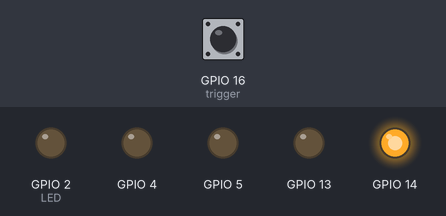
This sketch was run on a simulated ESP8266 (NodeMCU). Parts: output pins drawn as LEDs (lit = HIGH). The test bench sets the inputs (shaded band); at power-on: GPIO 16 (trigger) HIGH. WiFi joins after 1.5 s; servers stay silent unless stated; pins used as bus, display or sensor lines are not drawn; what the sketch prints to the serial monitor is not drawn.

Above: at 2.0 s.
At 3.0 s:
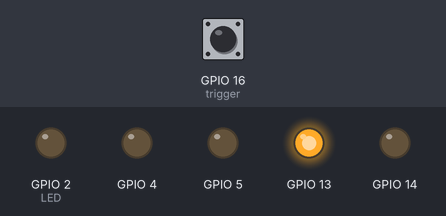
Timing chart, 0 to 4.5 s (numbered marks = the images above):
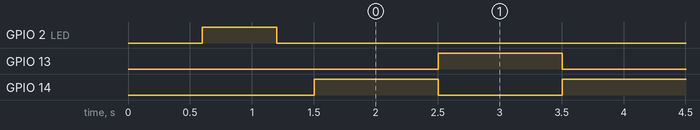

Measured:
- by itself, GPIO 13, GPIO 14: alternates HIGH for 1.0 s and LOW for 1.0 s
- by itself, everything shown: repeats every 2.0 s, in 3 steps

The sketch:

OTA_AutoConnect_config_T2.ino
```cpp
#include <ESP8266WiFi.h>          //https://github.com/esp8266/Arduino
#include <ESP8266mDNS.h>
#include <WiFiUdp.h>
#include <ArduinoOTA.h>
//needed for library
#include <DNSServer.h>
#include <ESP8266WebServer.h>
#include <WiFiManager.h>          //https://github.com/tzapu/WiFiManager

//for LED status
#include <Ticker.h>
Ticker ticker;
int LED = 2;
int trigger = 16 ;

void tick()
{
  //toggle state
  int state = digitalRead(LED);  // get the current state of GPIO1 pin
  digitalWrite(LED, !state);     // set pin to the opposite state
}

//gets called when WiFiManager enters configuration mode
void configModeCallback (WiFiManager *myWiFiManager) {
  Serial.println("Entered config mode");
  Serial.println(WiFi.softAPIP());
  //if you used auto generated SSID, print it
  Serial.println(myWiFiManager->getConfigPortalSSID());
  //entered config mode, make led toggle faster
  ticker.attach(0.2, tick);
}

void setup() {
  // put your setup code here, to run once:
  Serial.begin(115200);

  //set led pin as output
  pinMode(LED, OUTPUT);
  // start ticker with 0.5 because we start in AP mode and try to connect
  ticker.attach(0.6, tick);

  //WiFiManager
  //Local intialization. Once its business is done, there is no need to keep it around
  WiFiManager wifiManager;


  //set callback that gets called when connecting to previous WiFi fails, and enters Access Point mode
  wifiManager.setAPCallback(configModeCallback);

  //fetches ssid and pass and tries to connect
  //if it does not connect it starts an access point with the specified name
  //here  "AutoConnectAP"
  //and goes into a blocking loop awaiting configuration
  if (!wifiManager.autoConnect()) {
    Serial.println("failed to connect and hit timeout");
    //reset and try again, or maybe put it to deep sleep
    ESP.reset();
    delay(1000);
  }

  //if you get here you have connected to the WiFi
  Serial.println("connected...yeey :)");
  ticker.detach();
  //keep LED on
  digitalWrite(LED, LOW);
  pinMode(trigger,INPUT_PULLUP);
   pinMode(12,OUTPUT);
  pinMode(13,OUTPUT);
  pinMode(14,OUTPUT);
  pinMode(4,OUTPUT);
  pinMode(5,OUTPUT);
  Serial.begin(115200);
  Serial.println("Booting");
  WiFi.mode(WIFI_STA);
  // Port defaults to 8266
  // ArduinoOTA.setPort(8266);

  // Hostname defaults to esp8266-[ChipID]
  ArduinoOTA.setHostname("My ESP 1");

  // No authentication by default
  // ArduinoOTA.setPassword((const char *)"123");

  ArduinoOTA.onStart([]() {
    Serial.println("Start");
  });
  ArduinoOTA.onEnd([]() {
    Serial.println("\nEnd");
  });
  ArduinoOTA.onProgress([](unsigned int progress, unsigned int total) {
    Serial.printf("Progress: %u%%\r", (progress / (total / 100)));
  });
  ArduinoOTA.onError([](ota_error_t error) {
    Serial.printf("Error[%u]: ", error);
    if (error == OTA_AUTH_ERROR) Serial.println("Auth Failed");
    else if (error == OTA_BEGIN_ERROR) Serial.println("Begin Failed");
    else if (error == OTA_CONNECT_ERROR) Serial.println("Connect Failed");
    else if (error == OTA_RECEIVE_ERROR) Serial.println("Receive Failed");
    else if (error == OTA_END_ERROR) Serial.println("End Failed");
  });
  ArduinoOTA.begin();
  Serial.println("Ready");
  Serial.print("IP address: ");
  Serial.println(WiFi.localIP());

}

void loop() {
  // put your main code here, to run repeatedly:
  ArduinoOTA.handle();
  int triggerval = digitalRead(trigger);
digitalWrite(12,LOW);
digitalWrite(14,HIGH);
delay(1000);
digitalWrite(14,LOW);
digitalWrite(13,HIGH);
delay(1000);
digitalWrite(13,LOW);
digitalWrite(12,HIGH);
if (triggerval = 0)
{//reset settings - for testing
  WiFiManager wifiManager;
  wifiManager.resetSettings();}

}
```
